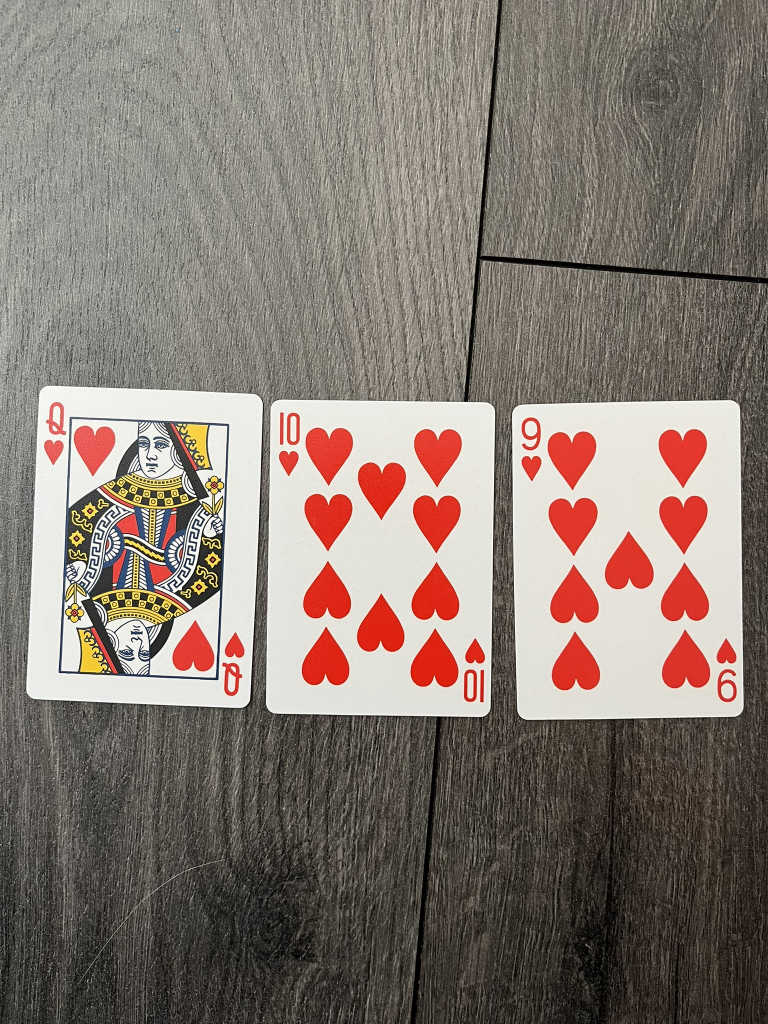
#> input picture sajat/pics1/19.jpeg, 1536 x 2048 px, found by its file name (shown at 1/2 size)
$ jupyter execute --allow-errors J0P7MF_TothIstvan_card_detector_good.ipynb
#> lines starting #> are read from the running program, lines starting #| are printed output that depends on the picture; after the words box and inside, x2 and y2 are one past the last pixel; in counts of white or black regions, pixels touching at a corner belong together
# FELADAT

Készítsen egy alkalmazást, amely az asztalra (sötét felületre) kiszórt, egymást lényegileg nem fedő kártyalapokat (nevét) tud felismerni (használhat homográfiát, mintaegyezés vizsgálatot, vagy más ismertetett módszert)!

A doc könyvtárban található a dokumentáció.

pics2 könyvtár: ez tartalmazza a feldolgozandó képeket (20 darab), amelyen a kártyák kék háttér előtt vannak.

pics1 könyvtár: ebben a könyvtárban egy másik 20 képből álló képsorozat van, amelyet ellenőrzéshez használtam. Ezek más háttér előtt készültek.

pics3 könyvtár: ebben a könyvtárban egy másik kártya pakliról készült képek találhatóak, amit tesztelésre használtam.

refs3 könyvtár: ebben az 52 kártyalap képe van egyesével, ezek szolgáltak referenciaként.

results/pic2: a pic2 összes képének feldolgozott, annotált változata.

results/pic1: a pic1 összes képének feldolgozott, annotált változata.

results/pic3: a pic3 összes képének feldolgozott, annotált változata.

probalkozasok könyvtár: ezek a feladat elkészítése során született sikertelen próbálkozások, tesztelések, más módszerek kipróbálásához használt kódok. Nem képezik a beadandó feladat részét.

Colabhoz, lokális futtatáshoz nem kell

[cell 1]
from google.colab import drive
drive.mount('/content/drive/')

Python Importok

[cell 2]
import cv2
from PIL import Image
import numpy as np
from matplotlib import pyplot as plt
from pathlib import Path
from scipy.spatial.distance import pdist, squareform

Ez a függvény csak a megjelentést segíti. Lehet vele skálázni, hogy a nagyobb képek is kiférjenek a képernyőre, illetve a kisebbeket nagyítani (de csak a megjelenítés céljára, maga a kép nem módosul).

[cell 3]
def display_scaled(pic, scale=1):
    h, w = pic.shape[:2]
    display(Image.fromarray(cv2.cvtColor(pic, cv2.COLOR_BGR2RGB)).resize((int(w * scale), int(h * scale)), Image.LANCZOS))

Ez a függvény a hisztogram megjelentését végzi a matplotlib segítségével.

[cell 4]
# [7 lines left out: function show_gray_hist, not called in this run]

Az óra járásával ellentétesen rendezi a kapott pontokat. Ennek tulajdonképpen csak a megjelenítéskor van jelentősége, hogy a feliratok mindig a bal felső sarokhoz igazodjanak amennyire lehet.

[cell 5]
# [6 lines left out: function order_ccw, not called in this run]

Visszaadja a kapott sarok pontok alapján a kártyalapot leíró sarkok által meghatározott oldal hosszokat, azok arányát, a diagonálisok hosszát és azok arányát. Ezeket a találatok szűrésekor használom fel a nagyon torzult találatok eltávoltására.

[cell 6]
# [23 lines left out: function calculate_side_lengths, not called in this run]

Ez a függvény a megadott könyvtárban található referencia képeket dolgozza fel, és SIFT kulcspontokat és leírókat számol minden képre. Az eredmény egy lista, amely minden képhez tartalmazza a nevét, kulcspontjait, leíróit és az eredeti színes képet. Készít egy bináris maszkolást és a maszkolt képet használja a kulcspontok detektálásához.

[cell 7]
def process_reference_images(ref_dir, contrastThreshold=0.01, edgeThreshold=15, nOctaveLayers=11, sigma=1.75, verbose=0):

    sift = cv2.SIFT_create(contrastThreshold=contrastThreshold, edgeThreshold=edgeThreshold, nOctaveLayers=nOctaveLayers, sigma=sigma)
    ref_data = []

    for file in Path(ref_dir).rglob("*"):

        if not file.is_file():
            continue

        card_to_search_color = cv2.imread(str(file))

        if card_to_search_color is None:
            continue
        if verbose > 2: display_scaled(card_to_search_color, 0.5)

        card_to_search_gray = cv2.cvtColor(card_to_search_color, cv2.COLOR_BGR2GRAY)
        if verbose > 2: display_scaled(card_to_search_gray, 0.5)
        if verbose > 3: show_gray_hist(card_to_search_gray)

        _, card_to_search_thresh = cv2.threshold(card_to_search_gray, 150, 255, cv2.THRESH_BINARY)
        card_to_search_masked = cv2.bitwise_and(card_to_search_gray, card_to_search_gray, mask=card_to_search_thresh)
        if verbose > 2: display_scaled(card_to_search_thresh, 0.5)
        if verbose > 3: show_gray_hist(card_to_search_thresh)
        if verbose > 2: display_scaled(card_to_search_masked, 0.5)
        if verbose > 3: show_gray_hist(card_to_search_masked)

        ref_kp, ref_des = sift.detectAndCompute(card_to_search_masked, None)
        if verbose > 0: print(f'{str(file)} -> {len(ref_kp)} key-points found')

        if verbose > 1:
            ref_kp_img = cv2.drawKeypoints(card_to_search_color, ref_kp, None, flags=cv2.DRAW_MATCHES_FLAGS_DRAW_RICH_KEYPOINTS)
            display_scaled(ref_kp_img, 0.5)

        card_face = file.name.split(".")[0]
        ref_data.append((card_face, ref_kp, ref_des, card_to_search_color))

    return ref_data

Ez a függvény a egz konkrét képet dolgoz fel, amelyen a kártyalapokat keressük. SIFT kulcspontokat és leírókat számol minden képre. Az eredmény egy lista, amely tartalmazza a kép kulcspontjait, leíróit és az eredeti színes valmint a maszkolt képet. Készít egy bináris maszkolást és a maszkolt képet használja a kulcspontok detektálásához.

[cell 8]
def process_image(img_name, contrastThreshold=0.01, edgeThreshold=15, nOctaveLayers=11, sigma=1.75, verbose=0):

#> called with contrastThreshold = 0.01, edgeThreshold = 15, nOctaveLayers = 11, sigma = 1.75, verbose = 0
    sift = cv2.SIFT_create(contrastThreshold=contrastThreshold, edgeThreshold=edgeThreshold, nOctaveLayers=nOctaveLayers, sigma=sigma)

    img_to_process_color = cv2.imread(img_name)
#> img_to_process_color is the input picture: shape (2048, 1536, 3); mean B, G, R 113.3, 121.5, 133.7
    if verbose > 2: display_scaled(img_to_process_color, 0.2)

    img_to_process_gray = cv2.cvtColor(img_to_process_color, cv2.COLOR_BGR2GRAY)
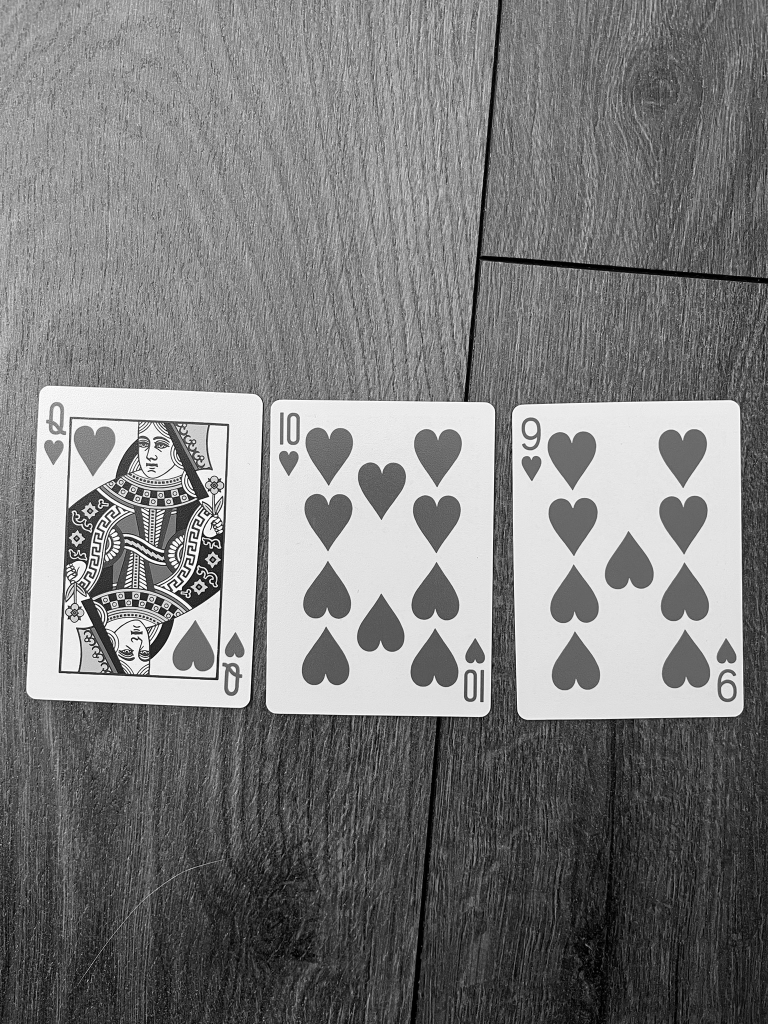
#> img_to_process_gray: shape (2048, 1536) (shown at 1/2 size); min 0, max 255, mean 124.2
    if verbose > 2: display_scaled(img_to_process_gray, 0.2)
    if verbose > 3: show_gray_hist(img_to_process_gray)

    _, img_to_process_thresh = cv2.threshold(img_to_process_gray, 150, 255, cv2.THRESH_BINARY)
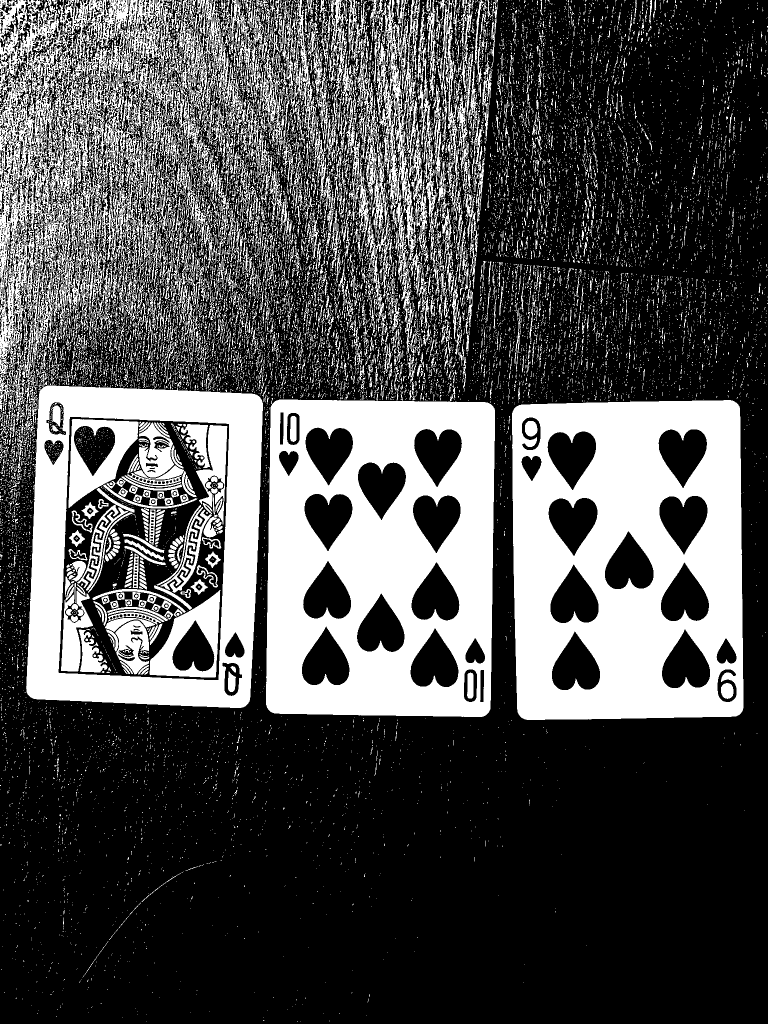
#> img_to_process_thresh: shape (2048, 1536) (shown at 1/2 size); 31.3% white; 17840 white regions (16057 under 20 px), largest, box (x1, y1, x2, y2) and area: (1024, 800, 1487, 1440) 217621, (532, 799, 990, 1434) 205981, (0, 0, 539, 844) 123332
    img_to_process_masked = cv2.bitwise_and(img_to_process_gray, img_to_process_gray, mask=img_to_process_thresh)
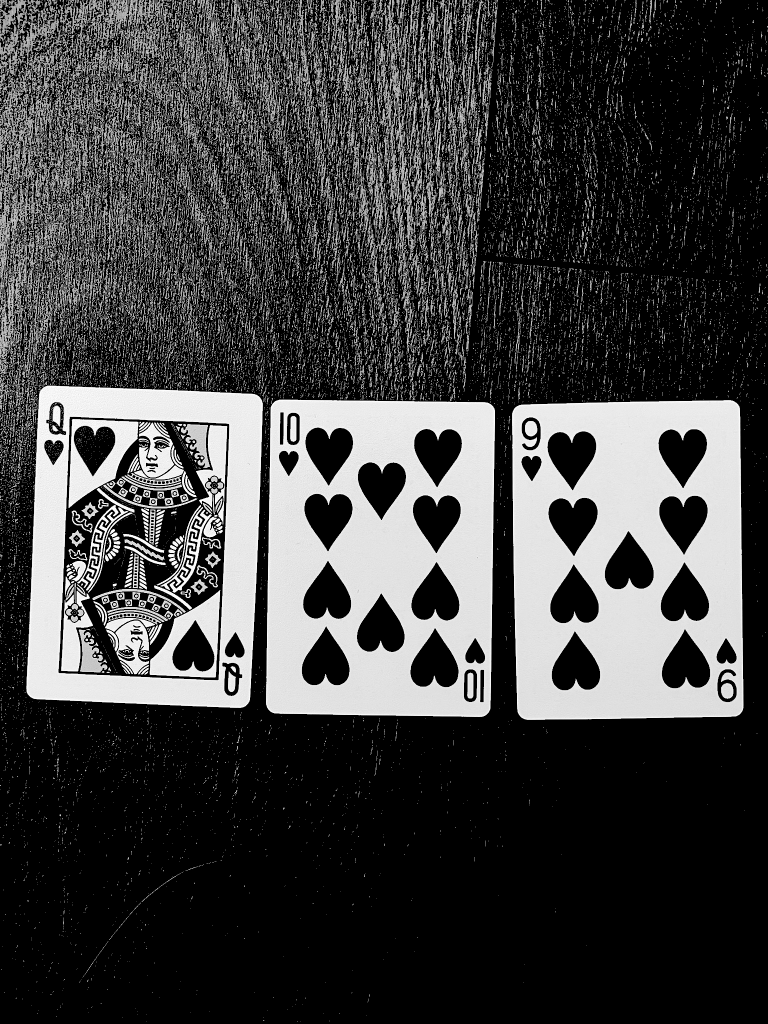
#> img_to_process_masked: shape (2048, 1536) (shown at 1/2 size); min 0, max 255, mean 64.8
    if verbose > 2: display_scaled(img_to_process_thresh, 0.2)
    if verbose > 3: show_gray_hist(img_to_process_thresh)
    if verbose > 2: display_scaled(img_to_process_masked, 0.2)
    if verbose > 3: show_gray_hist(img_to_process_masked)

    kp, des = sift.detectAndCompute(img_to_process_masked, None)
#> kp = 58785 keypoints; strongest (x, y, size): (149, 1148, 2.4), (414, 1026, 2.5), (282, 1305, 2), (280, 890, 1.9)

    if verbose > 0: print(f'{len(kp)} key-points found in {img_name}')

    if verbose > 1:
        kp_img = cv2.drawKeypoints(img_to_process_color, kp, None, flags=cv2.DRAW_MATCHES_FLAGS_DRAW_RICH_KEYPOINTS)
        display_scaled(kp_img, 0.5)

    return kp, des, img_to_process_color, img_to_process_masked

Ez a függvény BFMatcher használatával előálltja az összes találatot és a jó találatokat a kapott descriptorok alapján.

[cell 9]
# [8 lines left out: function get_matches, not called in this run]

Ez a függvény három különböző módszerrel próbálja meg megtalálni a legjobb transzformációs mátrixot (homográfiát) két pontkészlet között, és kiválasztja azt, amelyik a legtöbb megbízható illeszkedést eredményezi. Erre azért volt szükségem mert a feldolgozott képektől (az azon található kártyakép dőlésétől leginkább) függően más módszerek működtek jól.

[cell 10]
# [20 lines left out: function findHomography, not called in this run]

Ez a függvény minden egyes referencia képet megpróbál megtalálni a feldolgozandó képen. A legjobb hommográfia alapján el is végzi a perspektíva átalakítást.

[cell 11]
def find_cards(reference_card_data, kp, des, distance_ratio = 0.75, max_iters=10000, verbose=0):

    found = []

    for ref_name, ref_kp, ref_des, ref_img_color in reference_card_data:
        if verbose > 0: print(f"processing {ref_name}...")

        matches, good_matches = get_matches(ref_des, des, distance_ratio=distance_ratio, verbose=verbose)

        if len(good_matches) >= 8:
            if verbose > 0: print(f'{len(good_matches)} out of {len(matches)} is {len(good_matches) / len(matches)} rate')

            src_pts = np.float32([ref_kp[m.queryIdx].pt for m in good_matches]).reshape(-1, 1, 2)
            dst_pts = np.float32([kp[m.trainIdx].pt for m in good_matches]).reshape(-1, 1, 2)
            if verbose > 0: print(f"trying to match src_pts.shape={src_pts.shape} dst_pts.shape={dst_pts.shape}")

            h, w = ref_img_color.shape[:2]
            pts = np.float32([[0, 0], [0, h-1], [w-1, h-1], [w-1, 0]]).reshape(-1, 1, 2)
            name, M, mask = findHomography(src_pts, dst_pts, max_iters=max_iters)
            if verbose > 0: print(f"{name} found {np.sum(mask)} inliers out of {len(good_matches)} good matches")
            dst = cv2.perspectiveTransform(pts, M)
            found.append((ref_name, name, dst, np.sum(mask), len(good_matches), len(matches), good_matches))

    return found

A legtöbb esetben a find_cards visszaad több találatot is ugyan arra a képre, mivel sok esetben a referencia képek közötti különbségek kicsik, mert az alacsony számértékű képeken sok a fehér terület. Ezért amikor a találatokat megpróbálom csoportosítani, hogy melyek esnek ugyan arra a területre, dinamikusan megpróbálom a találatok alapján eldönteni, hogy milyen távol kell lennie egymástól a középpontoknak ahhoz, hogy különböző lapként értelmezzem őket.

[cell 12]
def get_card_width_and_height(quads):
    widths = []
    heights = []

    for quad in quads:
        quad = order_ccw(quad.reshape(4, 2))

        top_width = np.linalg.norm(quad[1] - quad[0])
        bottom_width = np.linalg.norm(quad[2] - quad[3])
        left_height = np.linalg.norm(quad[3] - quad[0])
        right_height = np.linalg.norm(quad[2] - quad[1])

        avg_width = (top_width + bottom_width) / 2
        avg_height = (left_height + right_height) / 2

        widths.append(avg_width)
        heights.append(avg_height)

    return np.mean(widths), np.mean(heights)

Ez a függvény megpróbálja csoportokba sorolni a lapok elhelyezkedését leíró koordináták alapján azokat. A csoportosítás alapja az, hogy egy adott határértéknél közelebb vagy messzebb van-e középpontjuk.

[cell 13]
def group_by_centroid_proximity(quads, threshold=25):
    centroids = np.array([quad.reshape(4, 2).mean(axis=0) for quad in quads])
    distances = squareform(pdist(centroids))

    n = len(quads)
    group_labels = -np.ones(n, dtype=int)
    group_id = 0

    for i in range(n):
        if group_labels[i] != -1:
            continue
        group_labels[i] = group_id
        for j in range(i + 1, n):
            if distances[i, j] < threshold:
                group_labels[j] = group_id
        group_id += 1

    return group_labels

Ennek a függvénynek a feladata az, hogy a kapott találatokból kiszűrje azokat, amelyek szinte biztosan nem felelnek meg egy kártyalapnak. Például kiszűri ha a találat egyik sarka a képernyőn kívülre esik, ha nem konvex a találat, ha túl kicsi vagy túl nagy a kártyalap által lefedett terület, ha nem megfelelő az oldalak vagy az átlók aránya. Ezt követően előállítja az egyes kártyalapok végső adatait az alapján, hogy ha egy területre több taLálat esik, akkor azt veszi figyelembe, amely a legtöbb inlinert eredményezte.

[cell 14]
def refine_found_data(found_data, img_to_process_color, verbose=0):
    refined = {}
    refined_final = {}
    ret = []

    for ref_name, hname, dst, l_mask, l_good_matches, l_matches, good_matches in found_data:
        h, w = img_to_process_color.shape[:2]
        cntrarea = cv2.contourArea(dst)

        if cv2.isContourConvex(dst) == False:
            if verbose > 0: print(f"DROP {ref_name} with {hname} dropped: not convex")
            continue

        if any(dst[dst<0]) or any(dst[:, :, 0] > w) or any(dst[:, :, 1] > h):
            if verbose > 0: print(f"DROP {ref_name} with {hname} dropped: dst={dst} out of bounds")
            continue

        if cntrarea < h*w*0.001 or cntrarea > h*w*0.85:
            if verbose > 0: print(f"DROP {ref_name} with {hname} dropped: area={cntrarea} (full is {h*w})")
            continue

        if l_mask < 6:
            if verbose > 0: print(f"DROP {ref_name} with {hname} dropped: {l_mask} {l_good_matches} {l_matches}")
            continue

        side_lengths, side_aspect, diagonal_lengths, diag_aspect = calculate_side_lengths(dst)
        if side_aspect > 2.5:
            if verbose > 0: print(f"DROP {ref_name} with {hname} dropped: side aspect={side_aspect} too long")
            continue

        if diag_aspect > 1.333:
            if verbose > 0: print(f"DROP {ref_name} with {hname} dropped: diag aspect={diag_aspect} too long")
            continue

        if verbose > 0: print(f"{ref_name} with {hname} found {l_mask} inliers out of {l_good_matches} good matches out of {l_matches} total matches -> area={cv2.contourArea(dst)} (full is {h*w})")

        if ref_name not in refined.keys():
            refined[ref_name] = {'min_dst': dst, 'score': l_mask}
        else:
            if l_mask > refined[ref_name]['score']:
                refined[ref_name]['score'] = l_mask
            if cntrarea < cv2.contourArea(refined[ref_name]['min_dst']):
                refined[ref_name]['min_dst'] = dst

    all_dst = []
    for ref in refined:
        all_dst.append(refined[ref]['min_dst'])

    mean_width, mean_height = get_card_width_and_height(all_dst)
    dynamic_distance = (mean_width + mean_height) / 4.0
    groups  = group_by_centroid_proximity(all_dst, threshold=dynamic_distance)
    if verbose > 0: print(f"created {np.max(groups)+1} groups from {len(all_dst)} distances")

    for ref, grp in zip(refined.keys(), groups):
        refined[ref]['group'] = grp

    for ref in refined:
        grp = refined[ref]['group']
        if verbose > 0: print(f'checking {ref}')
        if grp not in refined_final.keys():
            if verbose > 0: print(f'adding {grp} group with {ref}')
            refined_final[refined[ref]['group']] = {'min_dst': refined[ref]['min_dst'], 'score': refined[ref]['score'], 'face': ref}
        else:
            if verbose > 0: print(f"{ref} group is already exists with {refined_final[grp]['score']} {refined[ref]['score']} is to match")
            if refined[ref]['score'] > refined_final[grp]['score']:
                if verbose > 0: print(f'modifying {grp} group -> new face {ref}')
                refined_final[refined[ref]['group']] = {'min_dst': refined[ref]['min_dst'], 'score': refined[ref]['score'], 'face': ref}

    for key, value in refined_final.items():
        ret.append((value['min_dst'].squeeze(axis=1), value['face'], value['score']))

    return ret

Referencia képek beolvasása. A verbose=0 esetén csak lefut a kód, 1 esetén csak szöveges visszajelzést ad, 2 esetén kirajzolja a SIFT kulcspontokat, 3 esetén a feldolgozás közbenső lépéseiben keletkező képeket is kirajzolja, 4 esetén a hisztogramokat is megjeleníti.

[cell 15]
#REFERENCES_DIR = "refs3" #lokális futtatás
REFERENCES_DIR = "/content/drive/MyDrive/fkfm/refs3" #colab futtatás

[cell 16]
reference_card_data = process_reference_images(REFERENCES_DIR, verbose=0)

A vizsgálandó kép beolvasása. A verbose=0 esetén csak lefut a kód, 1 esetén csak szöveges visszajelzést ad, 2 esetén kirajzolja a SIFT kulcspontokat, 3 esetén a feldolgozás közbenső lépéseiben keletkező képeket is kirajzolja.

[cell 17]
#TEST_IMG_NAME = "pics3/15.jpeg" #lokális futtatás
TEST_IMG_NAME = "/content/drive/MyDrive/fkfm/pics2/19.jpeg" #colab futtatás

[cell 18]
kp, des, img_to_process_color, img_to_process_masked = process_image(TEST_IMG_NAME, verbose=0)

A vizsgálandó képen a lehetséges kártyák megkeresése. A verbose=0 esetén nem ad visszajelzést, 1 esetén szöveges visszajelzést ad az elvégzett műveletekről.

[cell 19]
DISTANCE_RATIO = 0.9
MAX_ITERS = 25000
found_data = find_cards(reference_card_data, kp, des, distance_ratio=DISTANCE_RATIO, max_iters=MAX_ITERS, verbose=0)
#> after the loop in find_cards, `for ref_name, ref_kp, ref_des, ref_img_color in reference_card_data:`: found = []
#> found_data = []

Ez a kód a találatok vizualizálását szolgálja, a dokumentációhoz és a paraméterek finomhangolásához használtam.

[cell 20]
for ref_name1, hname, dst, l_mask, l_good_matches, l_matches, good_matches in found_data:
    for ref_name2, ref_kp, ref_des, ref_img_color in reference_card_data:
        if ref_name1 == ref_name2:
            #matches_img = cv2.drawMatches(ref_img_color, ref_kp, img_to_process_color, kp, good_matches, None, flags=cv2.DRAW_MATCHES_FLAGS_NOT_DRAW_SINGLE_POINTS)
            #display_scaled(matches_img, 0.5)
            pass
#> this loop made 0 passes

A lehetséges találatok szűrése és csoportosítása, hogy ezok elkülönüljenek egymástól.

#> (a cell that did not finish here is left out)

#> after the loop in refine_found_data, `for ref_name, hname, dst, l_mask, l_good_matches, l_matches, good_matc..`: refined = 0 items
#> after the loop in refine_found_data, `for ref in refined:`: all_dst = []
#> in refine_found_data, `mean_width, mean_height = get_card_width_and_height(all_dst)`: mean_width = nan
#> in group_by_centroid_proximity, `centroids = np.array([quad.reshape(4, 2).mean(axis=0) for quad in quad..`: centroids = empty array
